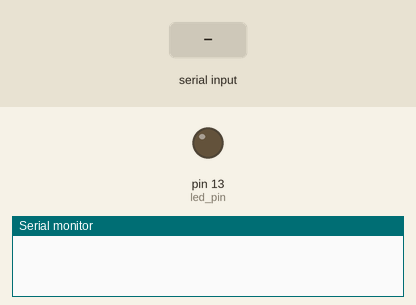
Simulated run of this sketch. Board: Arduino Uno, built with avr-gcc and run on an emulated ATmega328P. Parts: output pins drawn as LEDs (lit = HIGH), the last lines printed to the serial monitor. The test bench sets the inputs (shaded band).

Above: at 1.2 s.
1.3 s: "u" received over Serial
At 2.3 s:
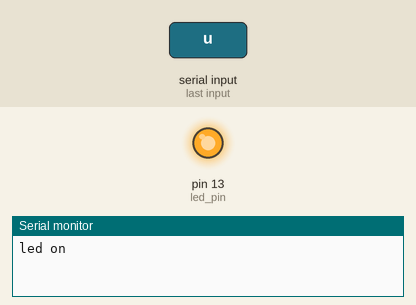
2.8 s: "d" received over Serial
At 3.4 s:
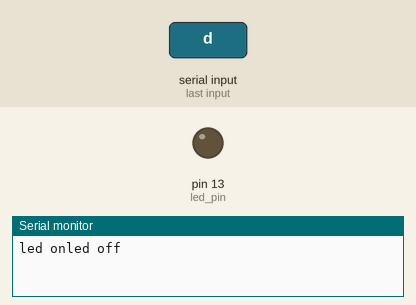
Timing chart, 0 to 5.8 s (numbered marks = the images above; inputs shaded):
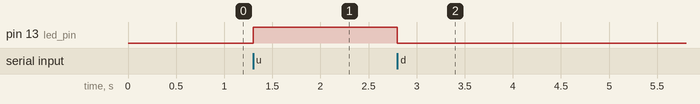

The sketch:

FS_main.ino
```cpp
int led_pin = LED_BUILTIN;

void setup() {
  pinMode(led_pin, OUTPUT);
  Serial.begin(9600);
}

void loop() {
  if (Serial.available() > 0) {
    char cmd = Serial.read();
    if (cmd == 'u') {
      digitalWrite(led_pin, HIGH);
      Serial.print("led on");
    } else if (cmd == 'd') {
      digitalWrite(led_pin, LOW);
      Serial.print("led off");
    }
  }
}
```

Measured:
- after the input at 1.3 s, pin 13 (led_pin): LOW → HIGH at once
- after the input at 2.8 s, pin 13 (led_pin): HIGH → LOW at once
